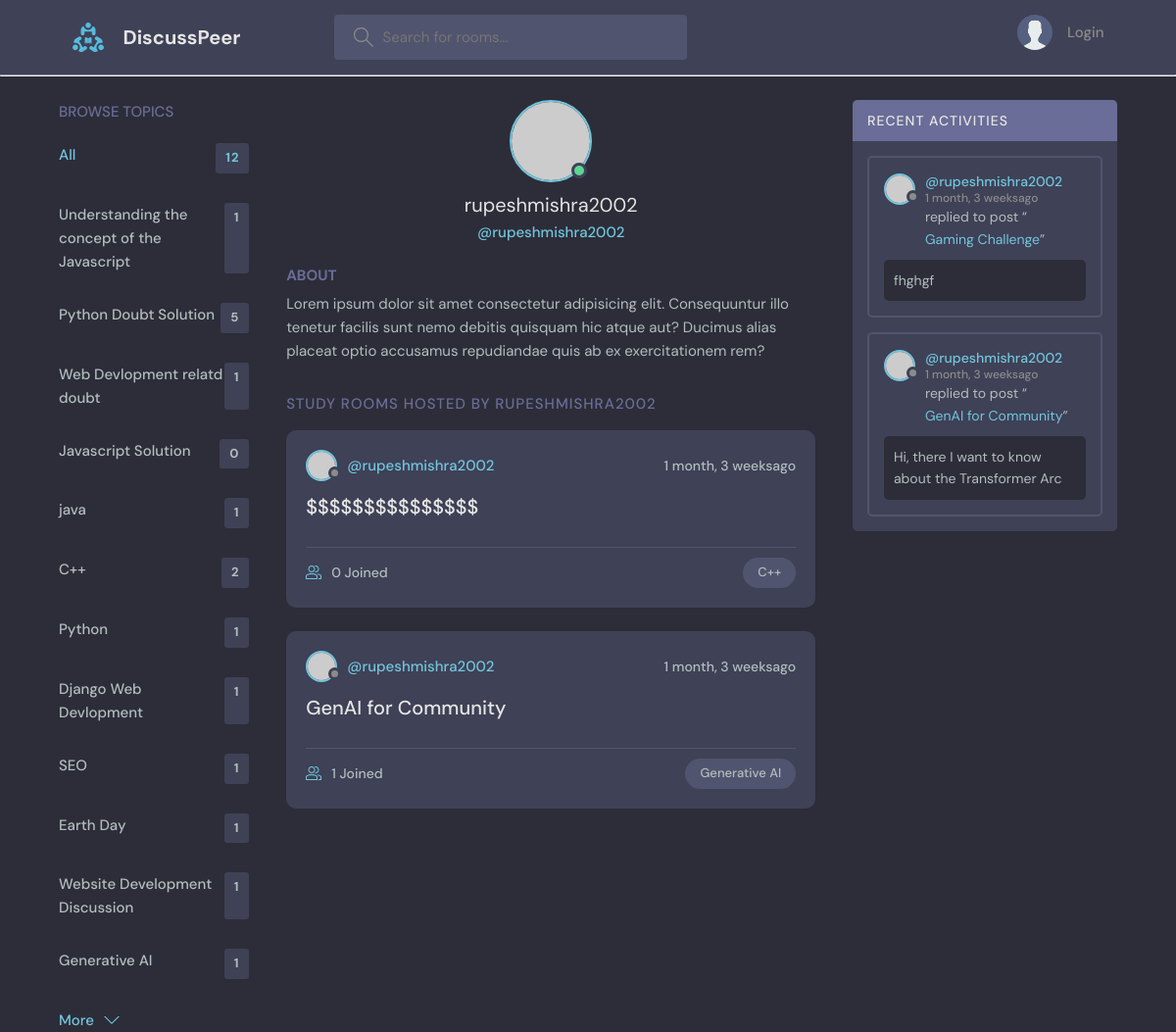
The page /userProfile/11/ on the database its author committed.
### base/models.py (models this page shows, shortened)
class Topic(models.Model):
    name=models.CharField(max_length=200)

class Room(models.Model):
    host=models.ForeignKey(User, on_delete= models.SET_NULL,null=True)
    topic=models.ForeignKey('Topic', on_delete= models.SET_NULL, null=True)
    name=models.CharField(max_length=200)
    description= models.TextField(null=True, blank=True)
    participants=models.ManyToManyField(User,related_name='participants', blank=True)
    update= models.DateTimeField(auto_now=True)
    created= models.DateTimeField(auto_now_add=True)
    class Meta:
        ordering = ['-update','-created']
    def __str__(self) :
        return self.name

class Message(models.Model):
    user=models.ForeignKey(User, on_delete= models.CASCADE)
    room= models.ForeignKey(Room, on_delete= models.CASCADE)
    body= models.TextField()
    update= models.DateTimeField(auto_now=True)
    created= models.DateTimeField(auto_now_add=True)
    class Meta:
        ordering = ['-update','-created']
    def __str__(self):
        return self.body[0:50]

### base/views.py (the view)
# urls.py: path('userProfile/<str:pk>/', views.userProfile , name="user-profile"),
def userProfile(request,pk):
   user= User.objects.get(id=pk)
   room= user.room_set.all()
   room_messages= user.message_set.all()
   topics=Topic.objects.all()
   context={'user' : user,'rooms':room,'topics':topics , 'room_messages':room_messages}
   return render(request,'base/userProfile.html',context)

### base/templates/base/userProfile.html (shortened to what this page needs)
{% extends "main.html" %}
{% block body %}
<main class="profile-page layout layout--3">
    <div class="container">
       {% include "base/topic_component.html" %}
      <div class="roomList">
        <div class="profile">
          <div class="profile__avatar">
            <div class="avatar avatar--large active">
              <img src="https://randomuser.me/api/portraits/men/11.jpg" />
            </div>
          </div>
          <div class="profile__info">
            <h3>{{user.username}}</h3>
            <p>@{{user.username}}</p>
          </div>
          <div class="profile__about">
            <h3>About</h3>
            <p>
              Lorem ipsum dolor sit amet consectetur adipisicing elit. Consequuntur illo tenetur
              facilis sunt nemo debitis quisquam hic atque aut? Ducimus alias placeat optio
              accusamus repudiandae quis ab ex exercitationem rem?
            </p>
          </div>
        </div>
        <div class="roomList__header">
          <div>
            <h2>Study Rooms Hosted by {{user.username}}</a>
            </h2>
          </div>
        </div>
        {% include 'base/feed_component.html' %}
      </div>
      {% include 'base/activity_component.html' %}
    </div>
</main>
{% endblock body %}

### base/templates/base/topic_component.html
<div class="topics">
  <div class="topics__header">
    <h2>Browse Topics</h2>
  </div>
  <ul class="topics__list">
    <li>
      <a href="{% url 'index' %}" class="active">All <span>{{topics.count}}</span></a>
    </li>
    {% for topic in topics %}
    <li>
      <a href="{% url 'index' %}?q={{topic.name}}">{{topic.name}}
        <span>{{topic.room_set.all.count}}</span></a>
    </li>
    {% endfor %}
  </ul>
  <a class="btn btn--link" href="{% url 'topic-page' %}">
    More
    <svg version="1.1" xmlns="http://www.w3.org/2000/svg" width="32" height="32" viewBox="0 0 32 32">
      <title>chevron-down</title>
      <path d="M16 21l-13-13h-3l16 16 16-16h-3l-13 13z"></path>
    </svg>
  </a>
</div>

### base/templates/base/feed_component.html (shortened to what this page needs)
{% for room in rooms %}
<div class="roomListRoom">
  <div class="roomListRoom__header">
    <a href="{% url 'user-profile' room.host.id %}" class="roomListRoom__author">
      <div class="avatar avatar--small">
        <img src="https://randomuser.me/api/portraits/women/11.jpg" />
      </div>
      <span>@{{room.host.username}} </span>
    </a>
    <div class="roomListRoom__actions">
      <span>{{room.created|timesince}}ago</span>
    </div>
  </div>
  <div class="roomListRoom__content">
    <a href="{% url 'room' room.id %}">{{room.name}}</a>
  </div>
  <div class="roomListRoom__meta">
    <a href="{% url 'room' room.id %}" class="roomListRoom__joined">
      {{room.participants.all.count}} Joined
    </a>
    <p class="roomListRoom__topic">{{room.topic.name}}</p>
  </div>
</div>
{% endfor %}

### base/templates/base/activity_component.html (shortened to what this page needs)
<div class="activities">
  <div class="activities__header">
    <h2>Recent Activities</h2>
  </div>
  {% for message in room_messages  %}
  <div class="activities__box">
    <div class="activities__boxHeader roomListRoom__header">
      <a href="{% url 'user-profile' message.user.id %}" class="roomListRoom__author">
        <div class="avatar avatar--small">
          <img src="https://randomuser.me/api/portraits/women/11.jpg" />
        </div>
        <p>
          @{{message.user}}
          <span>{{message.created|timesince}}ago</span>
        </p>
      </a>
    </div>
    <div class="activities__boxContent">
      <p>replied to post “<a href="{% url 'room' message.room.id %}">{{message.room}}</a>”</p>
      <div class="activities__boxRoomContent">
        {{message}}
      </div>
    </div>
  </div>
  {% endfor %}
</div>

### rows shown on the page
Topic: name "Understanding the concept of the Javascript", room_set.all.count "1"
Topic: name "Python Doubt Solution", room_set.all.count "5"
Topic: name "Web Devlopment relatd doubt", room_set.all.count "1"
Topic: name "Javascript Solution", room_set.all.count "0"
Topic: name "java", room_set.all.count "1"
Topic: name "C++", room_set.all.count "2"
Topic: name "Python", room_set.all.count "1"
Topic: name "Django Web Devlopment", room_set.all.count "1"
Topic: name "SEO", room_set.all.count "1"
Topic: name "Earth Day", room_set.all.count "1"
Topic: name "Website Development Discussion", room_set.all.count "1"
Topic: name "Generative AI", room_set.all.count "1"
Room: host.username "rupeshmishra2002", created "1 month, 3 weeks", name "$$$$$$$$$$$$$$$", participants.all.count "0", topic.name "C++"
Room: host.username "rupeshmishra2002", created "1 month, 3 weeks", name "GenAI for Community", participants.all.count "1", topic.name "Generative AI"
Message: user "rupeshmishra2002", created "1 month, 3 weeks", room "Gaming Challenge", body "fhghgf"
Message: user "rupeshmishra2002", created "1 month, 3 weeks", room "GenAI for Community", body "Hi, there I want to know about the Transformer Arc"

### other values the page prints
{{ topics.count }} "12"
{{ user.username }} "rupeshmishra2002"
{{ user.username }} "RUPESHMISHRA2002"
